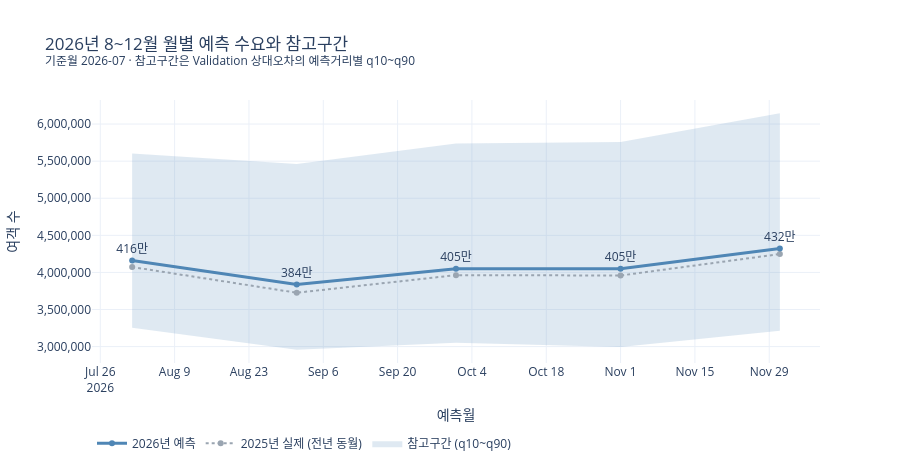

This figure's notebook cell:
### Code cell
# 차트: 8~12월 월별 예측을 전년 동월 실적·참고구간과 함께 본다.
month_chart = feat_deploy.groupby('target_period').agg(
    전년실적=('seasonal_naive_pred', 'sum'), 예측=('pred_final', 'sum'),
    하한=('lo', 'sum'), 상한=('hi', 'sum')).reset_index()
month_chart['예측월'] = month_chart['target_period'].astype(str)

fig = go.Figure()
fig.add_trace(go.Scatter(x=month_chart['예측월'], y=month_chart['상한'],
                         mode='lines', line={'width': 0},
                         hoverinfo='skip', showlegend=False))
fig.add_trace(go.Scatter(x=month_chart['예측월'], y=month_chart['하한'],
                         name='참고구간 (q10~q90)', mode='lines',
                         line={'width': 0}, fill='tonexty',
                         fillcolor='rgba(79,134,181,0.18)'))
fig.add_trace(go.Scatter(x=month_chart['예측월'], y=month_chart['전년실적'],
                         name='2025년 실제 (전년 동월)', mode='lines+markers',
                         line={'color': '#9AA5B1', 'dash': 'dot'}))
fig.add_trace(go.Scatter(x=month_chart['예측월'], y=month_chart['예측'],
                         name='2026년 예측', mode='lines+markers+text',
                         line={'color': '#4F86B5', 'width': 3},
                         text=month_chart['예측'].map(lambda v: f'{v/1e4:,.0f}만'),
                         textposition='top center'))
fig.update_layout(
    title=('2026년 8~12월 월별 예측 수요와 참고구간'
           '<br><sup>기준월 2026-07 · 참고구간은 Validation 상대오차의 예측거리별 q10~q90</sup>'),
    xaxis_title='예측월', yaxis_title='여객 수', yaxis_tickformat=',',
    template=PLOTLY_TEMPLATE, height=470,
    legend={'orientation': 'h', 'y': -0.25})
fig.update_xaxes(type='category')
fig.show(config={'displaylogo': False})

### Figure 1 — Plotly figure (JSON) as saved in the notebook; plotly's stock layout.template omitted (floating-point values rounded to 4 significant figures)
{"data": [{"hoverinfo": "skip", "line": {"width": 0}, "mode": "lines", "showlegend": false, "type": "scatter", "x": ["2026-08", "2026-09", "2026-10", "2026-11", "2026-12"], "y": [5602000.0, 5462000.0, 5739000.0, 5759000.0, 6147000.0]}, {"fill": "tonexty", "fillcolor": "rgba(79,134,181,0.18)", "line": {"width": 0}, "mode": "lines", "name": "참고구간 (q10~q90)", "type": "scatter", "x": ["2026-08", "2026-09", "2026-10", "2026-11", "2026-12"], "y": [3255000.0, 2956000.0, 3052000.0, 2995000.0, 3213000.0]}, {"line": {"color": "#9AA5B1", "dash": "dot"}, "mode": "lines+markers", "name": "2025년 실제 (전년 동월)", "type": "scatter", "x": ["2026-08", "2026-09", "2026-10", "2026-11", "2026-12"], "y": [4073000.0, 3726000.0, 3963000.0, 3958000.0, 4248000.0]}, {"line": {"color": "#4F86B5", "width": 3}, "mode": "lines+markers+text", "name": "2026년 예측", "text": ["416만", "384만", "405만", "405만", "432만"], "textposition": "top center", "type": "scatter", "x": ["2026-08", "2026-09", "2026-10", "2026-11", "2026-12"], "y": [4160000.0, 3837000.0, 4049000.0, 4049000.0, 4322000.0]}], "layout": {"height": 470, "legend": {"orientation": "h", "y": -0.25}, "title": {"text": "2026년 8~12월 월별 예측 수요와 참고구간<br><sup>기준월 2026-07 · 참고구간은 Validation 상대오차의 예측거리별 q10~q90</sup>"}, "xaxis": {"title": {"text": "예측월"}}, "yaxis": {"tickformat": ",", "title": {"text": "여객 수"}}}}
